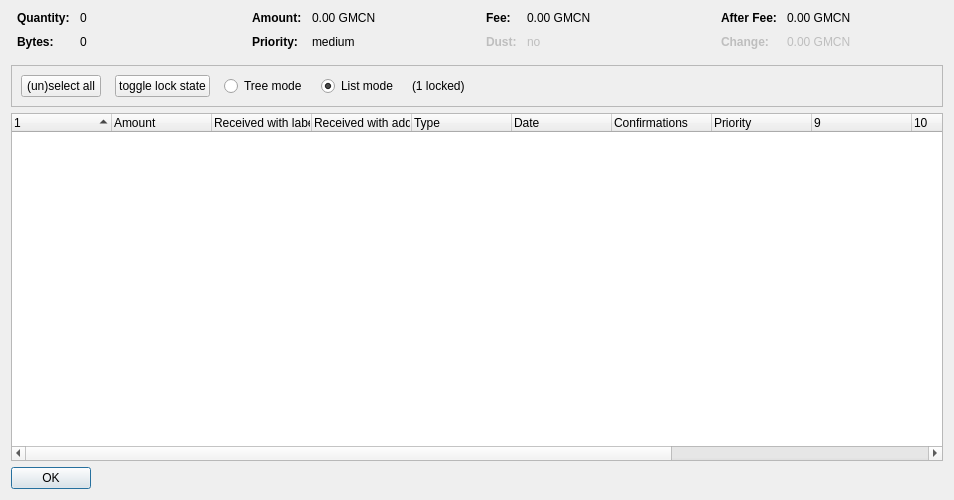
<?xml version="1.0" encoding="UTF-8"?>
<ui version="4.0">
 <class>CoinControlDialog</class>
 <widget class="QDialog" name="CoinControlDialog">
  <property name="geometry">
   <rect>
    <x>0</x>
    <y>0</y>
    <width>954</width>
    <height>500</height>
   </rect>
  </property>
  <property name="windowTitle">
   <string>Coin Selection</string>
  </property>
  <layout class="QVBoxLayout" name="verticalLayout">
   <item>
    <layout class="QHBoxLayout" name="horizontalLayoutTop" stretch="0,0,0,0">
     <property name="topMargin">
      <number>0</number>
     </property>
     <property name="bottomMargin">
      <number>10</number>
     </property>
     <item>
      <layout class="QFormLayout" name="formLayoutCoinControl1">
       <property name="horizontalSpacing">
        <number>10</number>
       </property>
       <property name="verticalSpacing">
        <number>10</number>
       </property>
       <property name="leftMargin">
        <number>6</number>
       </property>
       <property name="rightMargin">
        <number>6</number>
       </property>
       <item row="0" column="0">
        <widget class="QLabel" name="labelCoinControlQuantityText">
         <property name="font">
          <font>
           <weight>75</weight>
           <bold>true</bold>
          </font>
         </property>
         <property name="text">
          <string>Quantity:</string>
         </property>
        </widget>
       </item>
       <item row="0" column="1">
        <widget class="QLabel" name="labelCoinControlQuantity">
         <property name="cursor">
          <cursorShape>IBeamCursor</cursorShape>
         </property>
         <property name="contextMenuPolicy">
          <enum>Qt::ActionsContextMenu</enum>
         </property>
         <property name="text">
          <string notr="true">0</string>
         </property>
         <property name="textInteractionFlags">
          <set>Qt::LinksAccessibleByMouse|Qt::TextSelectableByKeyboard|Qt::TextSelectableByMouse</set>
         </property>
        </widget>
       </item>
       <item row="1" column="0">
        <widget class="QLabel" name="labelCoinControlBytesText">
         <property name="font">
          <font>
           <weight>75</weight>
           <bold>true</bold>
          </font>
         </property>
         <property name="text">
          <string>Bytes:</string>
         </property>
        </widget>
       </item>
       <item row="1" column="1">
        <widget class="QLabel" name="labelCoinControlBytes">
         <property name="cursor">
          <cursorShape>IBeamCursor</cursorShape>
         </property>
         <property name="contextMenuPolicy">
          <enum>Qt::ActionsContextMenu</enum>
         </property>
         <property name="text">
          <string notr="true">0</string>
         </property>
         <property name="textInteractionFlags">
          <set>Qt::LinksAccessibleByMouse|Qt::TextSelectableByKeyboard|Qt::TextSelectableByMouse</set>
         </property>
        </widget>
       </item>
      </layout>
     </item>
     <item>
      <layout class="QFormLayout" name="formLayoutCoinControl2">
       <property name="horizontalSpacing">
        <number>10</number>
       </property>
       <property name="verticalSpacing">
        <number>10</number>
       </property>
       <property name="leftMargin">
        <number>6</number>
       </property>
       <property name="rightMargin">
        <number>6</number>
       </property>
       <item row="0" column="0">
        <widget class="QLabel" name="labelCoinControlAmountText">
         <property name="font">
          <font>
           <weight>75</weight>
           <bold>true</bold>
          </font>
         </property>
         <property name="text">
          <string>Amount:</string>
         </property>
        </widget>
       </item>
       <item row="0" column="1">
        <widget class="QLabel" name="labelCoinControlAmount">
         <property name="cursor">
          <cursorShape>IBeamCursor</cursorShape>
         </property>
         <property name="contextMenuPolicy">
          <enum>Qt::ActionsContextMenu</enum>
         </property>
         <property name="text">
          <string notr="true">0.00 GMCN</string>
         </property>
         <property name="textInteractionFlags">
          <set>Qt::LinksAccessibleByMouse|Qt::TextSelectableByKeyboard|Qt::TextSelectableByMouse</set>
         </property>
        </widget>
       </item>
       <item row="1" column="0">
        <widget class="QLabel" name="labelCoinControlPriorityText">
         <property name="font">
          <font>
           <weight>75</weight>
           <bold>true</bold>
          </font>
         </property>
         <property name="text">
          <string>Priority:</string>
         </property>
        </widget>
       </item>
       <item row="1" column="1">
        <widget class="QLabel" name="labelCoinControlPriority">
         <property name="cursor">
          <cursorShape>IBeamCursor</cursorShape>
         </property>
         <property name="contextMenuPolicy">
          <enum>Qt::ActionsContextMenu</enum>
         </property>
         <property name="text">
          <string>medium</string>
         </property>
         <property name="textInteractionFlags">
          <set>Qt::LinksAccessibleByMouse|Qt::TextSelectableByKeyboard|Qt::TextSelectableByMouse</set>
         </property>
        </widget>
       </item>
      </layout>
     </item>
     <item>
      <layout class="QFormLayout" name="formLayoutCoinControl3">
       <property name="horizontalSpacing">
        <number>10</number>
       </property>
       <property name="verticalSpacing">
        <number>10</number>
       </property>
       <property name="leftMargin">
        <number>6</number>
       </property>
       <property name="rightMargin">
        <number>6</number>
       </property>
       <item row="0" column="0">
        <widget class="QLabel" name="labelCoinControlFeeText">
         <property name="font">
          <font>
           <weight>75</weight>
           <bold>true</bold>
          </font>
         </property>
         <property name="text">
          <string>Fee:</string>
         </property>
        </widget>
       </item>
       <item row="0" column="1">
        <widget class="QLabel" name="labelCoinControlFee">
         <property name="cursor">
          <cursorShape>IBeamCursor</cursorShape>
         </property>
         <property name="contextMenuPolicy">
          <enum>Qt::ActionsContextMenu</enum>
         </property>
         <property name="text">
          <string notr="true">0.00 GMCN</string>
         </property>
         <property name="textInteractionFlags">
          <set>Qt::LinksAccessibleByMouse|Qt::TextSelectableByKeyboard|Qt::TextSelectableByMouse</set>
         </property>
        </widget>
       </item>
       <item row="1" column="0">
        <widget class="QLabel" name="labelCoinControlLowOutputText">
         <property name="enabled">
          <bool>false</bool>
         </property>
         <property name="font">
          <font>
           <weight>75</weight>
           <bold>true</bold>
          </font>
         </property>
         <property name="text">
          <string>Dust:</string>
         </property>
        </widget>
       </item>
       <item row="1" column="1">
        <widget class="QLabel" name="labelCoinControlLowOutput">
         <property name="enabled">
          <bool>false</bool>
         </property>
         <property name="cursor">
          <cursorShape>IBeamCursor</cursorShape>
         </property>
         <property name="contextMenuPolicy">
          <enum>Qt::ActionsContextMenu</enum>
         </property>
         <property name="text">
          <string>no</string>
         </property>
         <property name="textInteractionFlags">
          <set>Qt::LinksAccessibleByMouse|Qt::TextSelectableByKeyboard|Qt::TextSelectableByMouse</set>
         </property>
        </widget>
       </item>
      </layout>
     </item>
     <item>
      <layout class="QFormLayout" name="formLayoutCoinControl4">
       <property name="horizontalSpacing">
        <number>10</number>
       </property>
       <property name="verticalSpacing">
        <number>10</number>
       </property>
       <property name="leftMargin">
        <number>6</number>
       </property>
       <property name="rightMargin">
        <number>6</number>
       </property>
       <item row="0" column="0">
        <widget class="QLabel" name="labelCoinControlAfterFeeText">
         <property name="font">
          <font>
           <weight>75</weight>
           <bold>true</bold>
          </font>
         </property>
         <property name="text">
          <string>After Fee:</string>
         </property>
        </widget>
       </item>
       <item row="0" column="1">
        <widget class="QLabel" name="labelCoinControlAfterFee">
         <property name="cursor">
          <cursorShape>IBeamCursor</cursorShape>
         </property>
         <property name="contextMenuPolicy">
          <enum>Qt::ActionsContextMenu</enum>
         </property>
         <property name="text">
          <string notr="true">0.00 GMCN</string>
         </property>
         <property name="textInteractionFlags">
          <set>Qt::LinksAccessibleByMouse|Qt::TextSelectableByKeyboard|Qt::TextSelectableByMouse</set>
         </property>
        </widget>
       </item>
       <item row="1" column="0">
        <widget class="QLabel" name="labelCoinControlChangeText">
         <property name="enabled">
          <bool>false</bool>
         </property>
         <property name="font">
          <font>
           <weight>75</weight>
           <bold>true</bold>
          </font>
         </property>
         <property name="text">
          <string>Change:</string>
         </property>
        </widget>
       </item>
       <item row="1" column="1">
        <widget class="QLabel" name="labelCoinControlChange">
         <property name="enabled">
          <bool>false</bool>
         </property>
         <property name="cursor">
          <cursorShape>IBeamCursor</cursorShape>
         </property>
         <property name="contextMenuPolicy">
          <enum>Qt::ActionsContextMenu</enum>
         </property>
         <property name="text">
          <string notr="true">0.00 GMCN</string>
         </property>
         <property name="textInteractionFlags">
          <set>Qt::LinksAccessibleByMouse|Qt::TextSelectableByKeyboard|Qt::TextSelectableByMouse</set>
         </property>
        </widget>
       </item>
      </layout>
     </item>
    </layout>
   </item>
   <item>
    <widget class="QFrame" name="frame">
     <property name="minimumSize">
      <size>
       <width>0</width>
       <height>40</height>
      </size>
     </property>
     <property name="frameShape">
      <enum>QFrame::StyledPanel</enum>
     </property>
     <property name="frameShadow">
      <enum>QFrame::Sunken</enum>
     </property>
     <layout class="QHBoxLayout" name="horizontalLayout">
      <item>
       <layout class="QHBoxLayout" name="horizontalLayoutPanel" stretch="0,0,0,0,0,0">
        <property name="spacing">
         <number>14</number>
        </property>
        <item>
         <widget class="QPushButton" name="pushButtonSelectAll">
          <property name="sizePolicy">
           <sizepolicy hsizetype="Maximum" vsizetype="Fixed">
            <horstretch>0</horstretch>
            <verstretch>0</verstretch>
           </sizepolicy>
          </property>
          <property name="text">
           <string>(un)select all</string>
          </property>
          <property name="autoDefault">
           <bool>false</bool>
          </property>
         </widget>
        </item>
        <item>
         <widget class="QPushButton" name="pushButtonToggleLock">
          <property name="sizePolicy">
           <sizepolicy hsizetype="Maximum" vsizetype="Fixed">
            <horstretch>0</horstretch>
            <verstretch>0</verstretch>
           </sizepolicy>
          </property>
          <property name="text">
           <string>toggle lock state</string>
          </property>
          <property name="autoDefault">
           <bool>false</bool>
          </property>
         </widget>
        </item>
        <item>
         <widget class="QRadioButton" name="radioTreeMode">
          <property name="sizePolicy">
           <sizepolicy hsizetype="Maximum" vsizetype="Fixed">
            <horstretch>0</horstretch>
            <verstretch>0</verstretch>
           </sizepolicy>
          </property>
          <property name="text">
           <string>Tree mode</string>
          </property>
         </widget>
        </item>
        <item>
         <widget class="QRadioButton" name="radioListMode">
          <property name="sizePolicy">
           <sizepolicy hsizetype="Maximum" vsizetype="Fixed">
            <horstretch>0</horstretch>
            <verstretch>0</verstretch>
           </sizepolicy>
          </property>
          <property name="text">
           <string>List mode</string>
          </property>
          <property name="checked">
           <bool>true</bool>
          </property>
         </widget>
        </item>
        <item>
         <widget class="QLabel" name="labelLocked">
          <property name="text">
           <string>(1 locked)</string>
          </property>
         </widget>
        </item>
        <item>
         <spacer name="horizontalSpacer">
          <property name="orientation">
           <enum>Qt::Horizontal</enum>
          </property>
          <property name="sizeHint" stdset="0">
           <size>
            <width>40</width>
            <height>20</height>
           </size>
          </property>
         </spacer>
        </item>
       </layout>
      </item>
     </layout>
    </widget>
   </item>
   <item>
    <widget class="CoinControlTreeWidget" name="treeWidget">
     <property name="contextMenuPolicy">
      <enum>Qt::CustomContextMenu</enum>
     </property>
     <property name="sortingEnabled">
      <bool>false</bool>
     </property>
     <property name="columnCount">
      <number>13</number>
     </property>
     <attribute name="headerShowSortIndicator" stdset="0">
      <bool>true</bool>
     </attribute>
     <attribute name="headerStretchLastSection">
      <bool>false</bool>
     </attribute>
     <column>
      <property name="text">
       <string/>
      </property>
     </column>
     <column>
      <property name="text">
       <string>Amount</string>
      </property>
     </column>
     <column>
      <property name="text">
       <string>Received with label</string>
      </property>
     </column>
     <column>
      <property name="text">
       <string>Received with address</string>
      </property>
     </column>
     <column>
      <property name="text">
       <string>Type</string>
      </property>
     </column>
     <column>
      <property name="text">
       <string>Date</string>
      </property>
     </column>
     <column>
      <property name="text">
       <string>Confirmations</string>
      </property>
      <property name="toolTip">
       <string>Confirmed</string>
      </property>
     </column>
     <column>
      <property name="text">
       <string>Priority</string>
      </property>
     </column>
     <column>
      <property name="text">
       <string/>
      </property>
     </column>
     <column>
      <property name="text">
       <string/>
      </property>
     </column>
     <column>
      <property name="text">
       <string/>
      </property>
     </column>
     <column>
      <property name="text">
       <string/>
      </property>
     </column>
     <column>
      <property name="text">
       <string/>
      </property>
     </column>
    </widget>
   </item>
   <item>
    <widget class="QDialogButtonBox" name="buttonBox">
     <property name="sizePolicy">
      <sizepolicy hsizetype="Maximum" vsizetype="Fixed">
       <horstretch>0</horstretch>
       <verstretch>0</verstretch>
      </sizepolicy>
     </property>
     <property name="orientation">
      <enum>Qt::Horizontal</enum>
     </property>
     <property name="standardButtons">
      <set>QDialogButtonBox::Ok</set>
     </property>
    </widget>
   </item>
  </layout>
 </widget>
 <customwidgets>
  <customwidget>
   <class>CoinControlTreeWidget</class>
   <extends>QTreeWidget</extends>
   <header>coincontroltreewidget.h</header>
  </customwidget>
 </customwidgets>
 <resources/>
 <connections/>
</ui>
